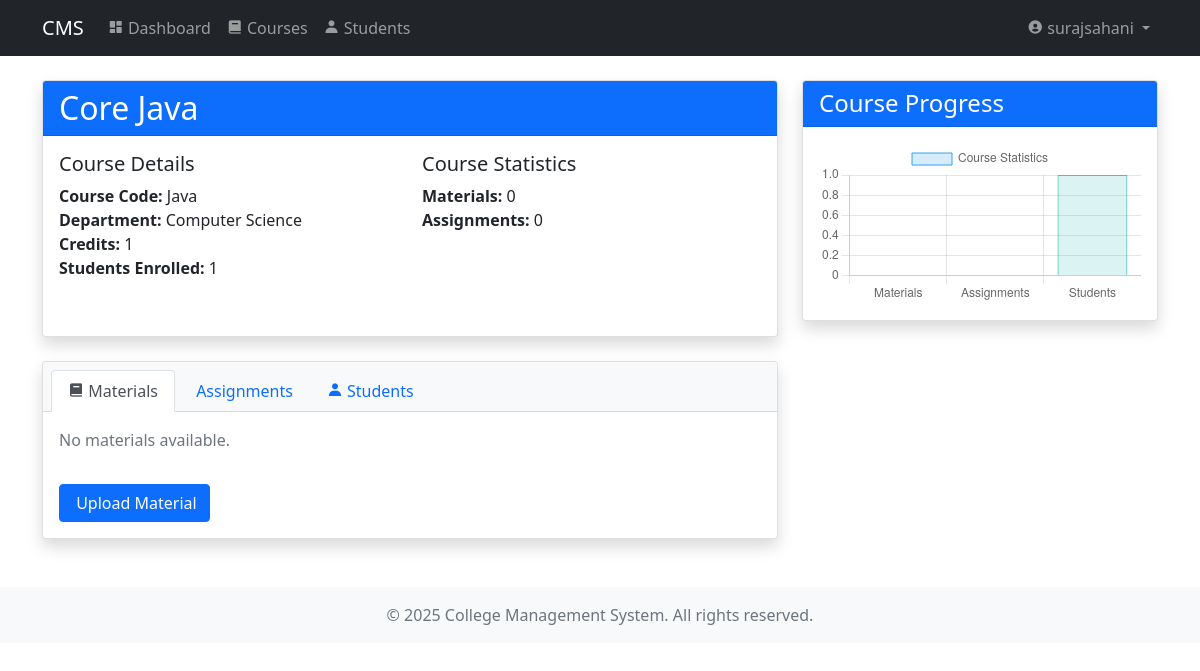
/courses/3/ (signed in), run on the app's committed database.
### core/models.py (models this page shows, shortened)
class Course(models.Model):
    name = models.CharField(max_length=200)
    code = models.CharField(max_length=20, unique=True)
    credits = models.IntegerField(validators=[MinValueValidator(1), MaxValueValidator(6)])
    department = models.ForeignKey(Department, on_delete=models.CASCADE)
    description = models.TextField(blank=True)
    created_at = models.DateTimeField(auto_now_add=True)

class Department(models.Model):
    name = models.CharField(max_length=100)
    code = models.CharField(max_length=10, unique=True)
    created_at = models.DateTimeField(auto_now_add=True)
    def __str__(self):
        return self.name

### core/views.py (the view)
# urls.py: path('courses/<int:course_id>/', views.course_detail, name='course_detail'),
@login_required
def course_detail(request, course_id):
    course = get_object_or_404(Course, id=course_id)
    context = {
        'course': course,
        'enrollment_count': Enrollment.objects.filter(course=course).count(),
        'materials_count': CourseMaterial.objects.filter(course=course).count(),
        'assignments_count': Assignment.objects.filter(course=course).count(),
    }
    if hasattr(request.user, 'student'):
        enrollment = Enrollment.objects.filter(
            student=request.user.student,
            course=course
        ).first()
        context['enrollment'] = enrollment
    elif hasattr(request.user, 'faculty'):
        context['is_faculty'] = True
        context['enrollments'] = Enrollment.objects.filter(course=course)
    return render(request, 'core/course_detail.html', context)

### templates/core/course_detail.html (shortened to what this page needs)
{% extends "base.html" %}
{% block content %}
<div class="row">
    <div class="col-md-8">
        <div class="card shadow mb-4">
            <div class="card-header bg-primary text-white">
                <h2 class="mb-0">{{ course.name }}</h2>
            </div>
            <div class="card-body">
                <div class="row mb-4">
                    <div class="col-md-6">
                        <h5>Course Details</h5>
                        <ul class="list-unstyled">
                            <li><strong>Course Code:</strong> {{ course.code }}</li>
                            <li><strong>Department:</strong> {{ course.department }}</li>
                            <li><strong>Credits:</strong> {{ course.credits }}</li>
                            <li><strong>Students Enrolled:</strong> {{ enrollment_count }}</li>
                        </ul>
                    </div>
                    <div class="col-md-6">
                        <h5>Course Statistics</h5>
                        <ul class="list-unstyled">
                            <li><strong>Materials:</strong> {{ materials_count }}</li>
                            <li><strong>Assignments:</strong> {{ assignments_count }}</li>
                        </ul>
                    </div>
                </div>
            </div>
        </div>
        <div class="card shadow">
            <div class="card-header bg-light">
                <ul class="nav nav-tabs card-header-tabs" role="tablist">
                    <li class="nav-item">
                        <a class="nav-link active" data-bs-toggle="tab" href="#materials">
                            <i class="bx bxs-book"></i> Materials
                        </a>
                    </li>
                    <li class="nav-item">
                        <a class="nav-link" data-bs-toggle="tab" href="#assignments">
                             Assignments
                        </a>
                    </li>
                    {% if user.faculty or user.is_staff %}
                    <li class="nav-item">
                        <a class="nav-link" data-bs-toggle="tab" href="#students">
                            <i class="bx bxs-user"></i> Students
                        </a>
                    </li>
                    {% endif %}
                </ul>
            </div>
            <div class="card-body">
                <div class="tab-content">
                    <div class="tab-pane fade show active" id="materials">
                        {% if materials %}
                            <div class="table-responsive">
                                <table class="table">
                                    <thead>
                                        <tr>
                                            <th>Title</th>
                                            <th>Uploaded By</th>
                                            <th>Date</th>
                                            <th>Action</th>
                                        </tr>
                                    </thead>
                                    <tbody>
                                        {% for material in materials %}
                                        <tr>
                                            <td>{{ material.title }}</td>
                                            <td>{{ material.uploaded_by.user.get_full_name }}</td>
                                            <td>{{ material.upload_date|date:"M d, Y" }}</td>
                                            <td>
                                                <a href="{{ material.file.url }}" class="btn btn-sm btn-primary">
                                                    <i class="bx bxs-download"></i> Download
                                                </a>
                                            </td>
                                        </tr>
                                        {% endfor %}
                                    </tbody>
                                </table>
                            </div>
                        {% else %}
                            <p class="text-muted">No materials available.</p>
                        {% endif %}
                        {% if user.faculty %}
                        <button class="btn btn-primary mt-3" data-bs-toggle="modal" data-bs-target="#uploadMaterialModal">
                             Upload Material
                        </button>
                        {% endif %}
                    </div>
                </div>
            </div>
        </div>
    </div>
    <div class="col-md-4">
        <div class="card shadow">
            <div class="card-header bg-primary text-white">
                <h4 class="mb-0">Course Progress</h4>
            </div>
            <div class="card-body">
                <canvas id="courseStats"></canvas>
            </div>
        </div>
    </div>
</div>
{% endblock %}
{% block extra_js %}
<script>
    // Course statistics chart
    const ctx = document.getElementById('courseStats').getContext('2d');
    new Chart(ctx, {
        type: 'bar',
        data: {
            labels: ['Materials', 'Assignments', 'Students'],
            datasets: [{
                label: 'Course Statistics',
                data: [{{ materials_count }}, {{ assignments_count }}, {{ enrollment_count }}],
                backgroundColor: [
                    'rgba(54, 162, 235, 0.2)',
                    'rgba(255, 99, 132, 0.2)',
                    'rgba(75, 192, 192, 0.2)'
                ],
                borderColor: [
                    'rgba(54, 162, 235, 1)',
                    'rgba(255, 99, 132, 1)',
                    'rgba(75, 192, 192, 1)'
                ],
                borderWidth: 1
            }]
        },
        options: {
            scales: {
                y: {
                    beginAtZero: true
                }
            },
            responsive: true
        }
    });
</script>
{% endblock %}

### templates/base.html (shortened to what this page needs)
<!DOCTYPE html>
<html lang="en">
<head>
    <link href="https://cdn.jsdelivr.net/npm/bootstrap@5.1.3/dist/css/bootstrap.min.css" rel="stylesheet">
    <link href="https://cdn.jsdelivr.net/npm/boxicons@2.0.7/css/boxicons.min.css" rel="stylesheet">
</head>
<body>
    <nav class="navbar navbar-expand-lg navbar-dark bg-dark">
        <div class="container">
            <a class="navbar-brand" href="{% url 'dashboard' %}">CMS</a>
            <div class="collapse navbar-collapse" id="navbarNav">
                {% if user.is_authenticated %}
                <ul class="navbar-nav">
                    <li class="nav-item">
                        <a class="nav-link" href="{% url 'dashboard' %}">
                            <i class="bx bxs-dashboard"></i> Dashboard
                        </a>
                    </li>
                    <li class="nav-item">
                        <a class="nav-link" href="{% url 'course_list' %}">
                            <i class="bx bxs-book"></i> Courses
                        </a>
                    </li>
                    {% if user.is_staff or user.faculty %}
                    <li class="nav-item">
                        <a class="nav-link" href="{% url 'student_list' %}">
                            <i class="bx bxs-user"></i> Students
                        </a>
                    </li>
                    {% endif %}
                </ul>
                <ul class="navbar-nav ms-auto">
                    <li class="nav-item dropdown">
                        <a class="nav-link dropdown-toggle" href="#" id="navbarDropdown" role="button"
                           data-bs-toggle="dropdown" aria-expanded="false">
                            <i class="bx bxs-user-circle"></i> {{ user.get_full_name|default:user.username }}
                        </a>
                    </li>
                </ul>
                {% endif %}
            </div>
        </div>
    </nav>
    <div class="container mt-4">
        {% block content %}
        {% endblock %}
    </div>
    <footer class="footer mt-5 py-3 bg-light">
        <div class="container text-center">
            <span class="text-muted">© {% now "Y" %} College Management System. All rights reserved.</span>
        </div>
    </footer>
    {% block extra_js %}{% endblock %}
</body>
</html>

### data on the page
Course: name "Core Java", code "Java", department "Computer Science", credits "1"

### other printed values
{{ user.get_full_name|default:user.username }} "surajsahani"
{{ enrollment_count }} "1"
{{ materials_count }} "0"
{{ assignments_count }} "0"
chart data {{ materials_count }} 0
chart data {{ assignments_count }} 0
chart data {{ enrollment_count }} 1
